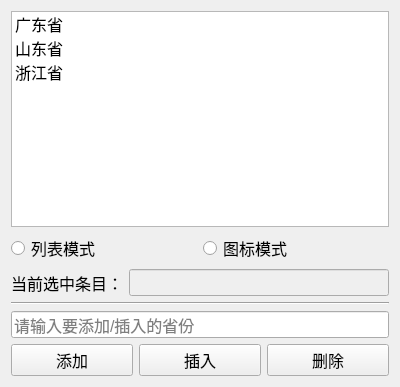
<?xml version="1.0" encoding="UTF-8"?>
<ui version="4.0">
 <class>Widget</class>
 <widget class="QWidget" name="Widget">
  <property name="geometry">
   <rect>
    <x>0</x>
    <y>0</y>
    <width>400</width>
    <height>387</height>
   </rect>
  </property>
  <property name="windowTitle">
   <string>QListWidget</string>
  </property>
  <layout class="QVBoxLayout" name="verticalLayout">
   <item>
    <widget class="QListWidget" name="lwProvince">
     <property name="font">
      <font>
       <pointsize>12</pointsize>
       <underline>false</underline>
      </font>
     </property>
     <property name="editTriggers">
      <set>QAbstractItemView::DoubleClicked</set>
     </property>
     <property name="alternatingRowColors">
      <bool>false</bool>
     </property>
     <property name="viewMode">
      <enum>QListView::ListMode</enum>
     </property>
     <item>
      <property name="text">
       <string>广东省</string>
      </property>
      <property name="icon">
       <iconset resource="main.qrc">
        <normaloff>:/icon/apple.ico</normaloff>:/icon/apple.ico</iconset>
      </property>
     </item>
     <item>
      <property name="text">
       <string>山东省</string>
      </property>
      <property name="icon">
       <iconset resource="main.qrc">
        <normaloff>:/icon/orange.ico</normaloff>:/icon/orange.ico</iconset>
      </property>
     </item>
     <item>
      <property name="text">
       <string>浙江省</string>
      </property>
      <property name="icon">
       <iconset resource="main.qrc">
        <normaloff>:/icon/strawberry.ico</normaloff>:/icon/strawberry.ico</iconset>
      </property>
     </item>
    </widget>
   </item>
   <item>
    <layout class="QHBoxLayout" name="horizontalLayout_4">
     <item>
      <widget class="QRadioButton" name="rbListMode">
       <property name="font">
        <font>
         <pointsize>12</pointsize>
        </font>
       </property>
       <property name="text">
        <string>列表模式</string>
       </property>
      </widget>
     </item>
     <item>
      <widget class="QRadioButton" name="rbIconMode">
       <property name="font">
        <font>
         <pointsize>12</pointsize>
        </font>
       </property>
       <property name="text">
        <string>图标模式</string>
       </property>
      </widget>
     </item>
    </layout>
   </item>
   <item>
    <layout class="QHBoxLayout" name="horizontalLayout">
     <item>
      <widget class="QLabel" name="label">
       <property name="font">
        <font>
         <pointsize>12</pointsize>
        </font>
       </property>
       <property name="text">
        <string>当前选中条目：</string>
       </property>
      </widget>
     </item>
     <item>
      <widget class="QLineEdit" name="leCurrentItem">
       <property name="enabled">
        <bool>false</bool>
       </property>
       <property name="font">
        <font>
         <pointsize>12</pointsize>
        </font>
       </property>
      </widget>
     </item>
    </layout>
   </item>
   <item>
    <widget class="Line" name="line">
     <property name="orientation">
      <enum>Qt::Horizontal</enum>
     </property>
    </widget>
   </item>
   <item>
    <widget class="QLineEdit" name="leInput">
     <property name="font">
      <font>
       <pointsize>12</pointsize>
      </font>
     </property>
     <property name="placeholderText">
      <string>请输入要添加/插入的省份</string>
     </property>
    </widget>
   </item>
   <item>
    <layout class="QHBoxLayout" name="horizontalLayout_2">
     <item>
      <widget class="QPushButton" name="btnAdd">
       <property name="sizePolicy">
        <sizepolicy hsizetype="Expanding" vsizetype="Fixed">
         <horstretch>0</horstretch>
         <verstretch>0</verstretch>
        </sizepolicy>
       </property>
       <property name="minimumSize">
        <size>
         <width>100</width>
         <height>0</height>
        </size>
       </property>
       <property name="font">
        <font>
         <pointsize>12</pointsize>
        </font>
       </property>
       <property name="text">
        <string>添加</string>
       </property>
      </widget>
     </item>
     <item>
      <widget class="QPushButton" name="btnInsert">
       <property name="sizePolicy">
        <sizepolicy hsizetype="Expanding" vsizetype="Fixed">
         <horstretch>0</horstretch>
         <verstretch>0</verstretch>
        </sizepolicy>
       </property>
       <property name="minimumSize">
        <size>
         <width>100</width>
         <height>0</height>
        </size>
       </property>
       <property name="font">
        <font>
         <pointsize>12</pointsize>
        </font>
       </property>
       <property name="text">
        <string>插入</string>
       </property>
      </widget>
     </item>
     <item>
      <widget class="QPushButton" name="btnDelete">
       <property name="sizePolicy">
        <sizepolicy hsizetype="Expanding" vsizetype="Fixed">
         <horstretch>0</horstretch>
         <verstretch>0</verstretch>
        </sizepolicy>
       </property>
       <property name="minimumSize">
        <size>
         <width>100</width>
         <height>0</height>
        </size>
       </property>
       <property name="font">
        <font>
         <pointsize>12</pointsize>
        </font>
       </property>
       <property name="text">
        <string>删除</string>
       </property>
      </widget>
     </item>
    </layout>
   </item>
  </layout>
 </widget>
 <resources>
  <include location="main.qrc"/>
 </resources>
 <connections/>
</ui>
